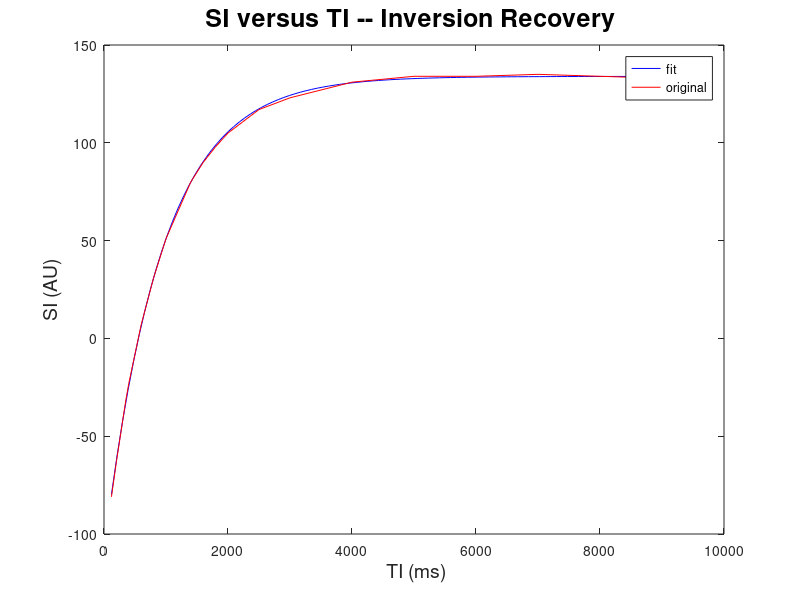
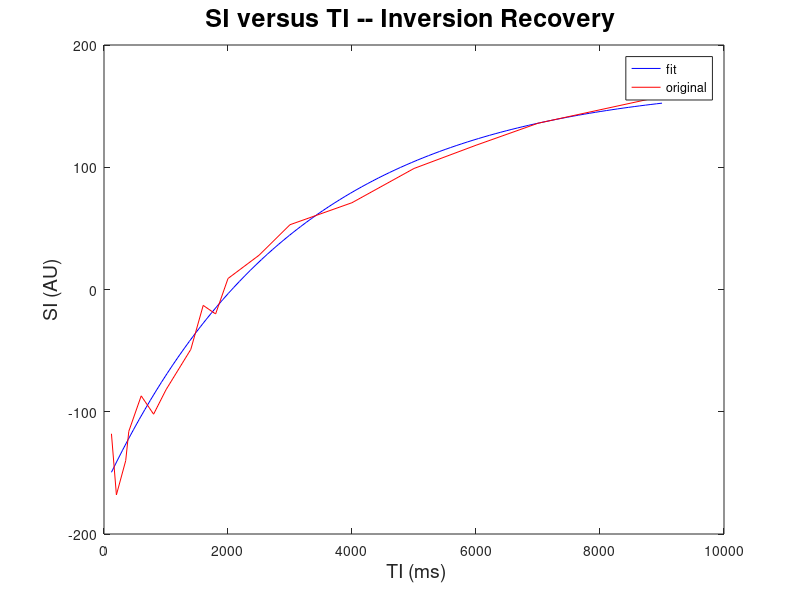
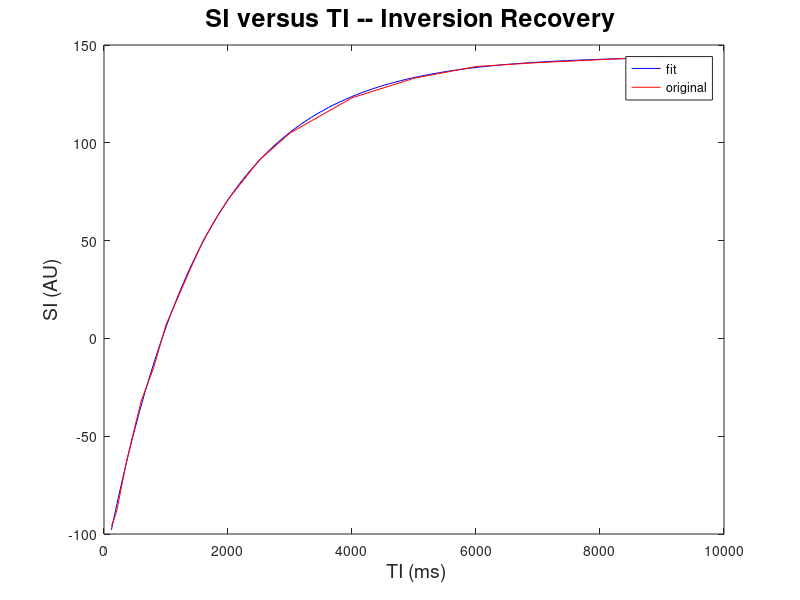

Reproduce these figures in MATLAB, in order.
clear all; close all;


tTi = [120 200 350 400 600 800 1000 1400 1600 1800 2000 2500 3000 4000 5000 6000 7000 9000];
intensity_white = [81 63 32 23 7 31 51 80 90 98 105 117 123 131 134 134 135 133];
intensity_CSF = [118 168 140 116 87 102 82 49 13 20 9 28 53 71 99 118 136 158];
intensity_grey = [96 89 65 58 32 15 7 36 50 61 71 91 105 123 133 139 141 144];





intensity(1,:) = intensity_white;
intensity(2,:) = intensity_CSF;
intensity(3,:) = intensity_grey;
xdata = tTi;


for i = 1:size(intensity,1)
    curve = intensity(i,:);

    [mini,I] = min(curve);
    if mini>=0
        curve(1:I-1) = -curve(1:I-1);
    elseif mini <0
        curve(1:I) = -curve(1:I);
    end
   
    % figure;
    % plot (tTi, curve, 'bo'); 
    % hold on
    % plot(tTi, curve, 'r-');
    % title ('SI versus TI -- Inversion Recovery', 'FontSize', 18)
    % xlabel(' TI (ms)', 'FontSize', 14)
    % ylabel('SI (AU)', 'FontSize', 14)





    ydata = curve;
    
    fun = @(x, xdata) x(1)*exp(-xdata/x(2))+x(3)*(1-exp(-xdata/x(2)));
    
    x0 = [100,800,150];
    x = lsqcurvefit(fun,x0,xdata,ydata)
    
    
    times = linspace(xdata(1),xdata(end));
    figure; plot(times, fun(x,times),'b');hold on; plot(xdata,curve,'r-');
    legend('fit','original')
    title ('SI versus TI -- Inversion Recovery ', 'FontSize', 18)
    xlabel(' TI (ms)', 'FontSize', 14)
    ylabel('SI (AU)', 'FontSize', 14)

end









